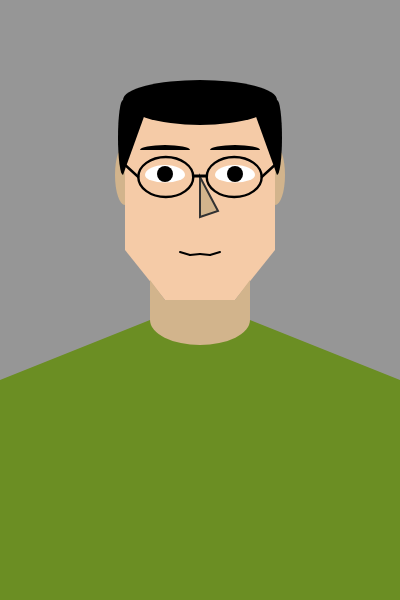
Frame 1 (no input)
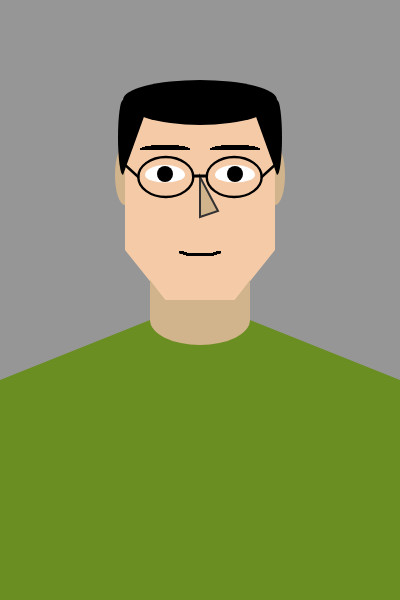
Frame 60 (no input)
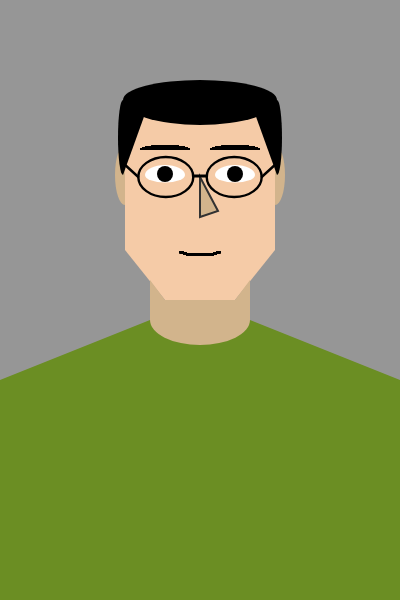
Frame 120 (the mouse pressed at the canvas centre since frame 60)

The p5.js sketch that drew these frames (run headless with seeded random() and noise() and a simulated clock; from frame 60 on, the mouse is pressed at the canvas centre):

// p5.js sketch
// ── sketch.js
let fingerX = -100;      //지문 좌표
let fingerY = -100;
let lfingerX = -100;      //왼쪽지문 좌표
let lfingerY = -100;


let numLayers = 8;      // 지문 층수
let maxRadius = 35;     // 전체 크기

let eyebrowAngle = 180
let eyebrowAngle2 = 180



function setup() {
  createCanvas(400, 600);
 background(150);

  
  noStroke()
  fill(210, 180, 140)
  rect(150,280, 100,40) //목1
  fill(245, 203, 167)
  rect(125,100,150,200) // 얼굴형태
  
  fill(107, 142, 35)
  triangle(150,320, 0,380, 150,380)
  triangle(250,320, 400,380, 250,380)
  rect(0,380, 400,300)
  rect(150,320, 100,80)
  
  fill(150)
  triangle(125,250, 125, 300, 165, 300 )
  triangle(275,250, 275, 300, 235, 300 )//턱
  
  fill(210, 180, 140)
  triangle(150,280, 150, 300, 165,300 )
  triangle(250,280, 250, 300, 235,300 )
  arc(200,320, 100, 50, 0,PI)//목2
  
  stroke(50)
  strokeWeight(2)
  fill(210, 180, 140)
  triangle(200,217, 218,211, 200,177)//코
  

  
  let eyeRx = constrain(235,227,243)
  let eyeRy = 174
  let eyeLx = constrain(165,157,173)
  let eyeLy = 174
  let eyeSize = 16
  noStroke()
  fill(255)
  arc(165, 175, 40, 20, radians(180),radians(360) )
    arc(235, 175, 40, 20, radians(180),radians(360) )
    arc(165, 175, 40, 15, radians(0),radians(180) )
    arc(235, 175, 40, 15, radians(0),radians(180) )
  fill(0)
  ellipse(eyeLx,eyeLy,eyeSize,eyeSize)
  ellipse(eyeRx,eyeRy,eyeSize,eyeSize)
  //눈
  
  

  
  

  
  fill(210, 180, 140)
  arc(125,175,20,60, radians(90),radians(270))
  arc(275,175,20,60, radians(270),radians(450)) //귀
  
  fill(0)
  triangle(123,175, 123,100, 150,100)
  triangle(277,175, 277,100, 250,100)
  arc(123,137.5, 10,75,
      radians(90),radians(270))
    arc(277,137.5, 10,75,
      radians(270),radians(450))
  arc(200,100, 154, 40,
      radians(180),radians(360))
    arc(200,100, 154, 50,
      radians(0),radians(180)) // 머리카락
  

 
  
  
  noFill()
  stroke(0)
  strokeWeight(2.4)
  ellipse(165.8,177, 55,40)
  ellipse(234.2,177, 55,40)
  line(138.3,177, 123,163)
  line(261.7,177, 277,163)
  strokeWeight(3)
  line(193.3,176, 206.7,176) // 안경

}

function draw(){
  fill(0)
  noStroke()
  if (mouseIsPressed){
    eyebrowAngle = 200
  }
  arc(165, 150, 50, 10, radians(eyebrowAngle),radians(eyebrowAngle2+180))
  arc(235, 150, 50, 10, radians(eyebrowAngle),radians(eyebrowAngle2+180))
  //눈썹
  
  stroke(0)
  strokeWeight(2)
  line(180,252,190,255)
  line(190,255,200,254)
  line(220,252,210,255)
  line(210,255,200,254) //입술
}

function mousePressed() {
  
  if (204.2<mouseX && mouseX<264.2 && 152<mouseY && mouseY<202){
 
  noFill();
  stroke(180);
  strokeWeight(1.2);


  let toRad = PI / 180;

  for (let i = 1; i <= numLayers; i++) {
    let r = map(i, 1, numLayers, 8, maxRadius);
    let w = r * 0.65;
    let h = r;

    let fixedRotation = i * 50; 

    // 모든 각도 수치에 toRad를 곱하여 라디안으로 전달합니다.
    arc(fingerX, fingerY, w, h, (fixedRotation + 0) * toRad, (fixedRotation + 80) * toRad);
    arc(fingerX, fingerY, w, h, (fixedRotation + 120) * toRad, (fixedRotation + 200) * toRad);
    arc(fingerX, fingerY, w, h, (fixedRotation + 240) * toRad, (fixedRotation + 320) * toRad);
  }

  }
  
  else if (135.8<mouseX && mouseX<195.8 && 152<mouseY && mouseY<202)
  {
 
  noFill();
  stroke(180);
  strokeWeight(1.2);


  let toRad = PI / 180;

  for (let i = 1; i <= numLayers; i++) {
    let r = map(i, 1, numLayers, 8, maxRadius);
    let w = r * 0.65;
    let h = r;

    let fixedRotation = i * 50; 

    arc(lfingerX, lfingerY, w, h, (fixedRotation + 0) * toRad, (fixedRotation + 80) * toRad);
    arc(lfingerX, lfingerY, w, h, (fixedRotation + 120) * toRad, (fixedRotation + 200) * toRad);
    arc(lfingerX, lfingerY, w, h, (fixedRotation + 240) * toRad, (fixedRotation + 320) * toRad);
  }

  }

}



 

  
